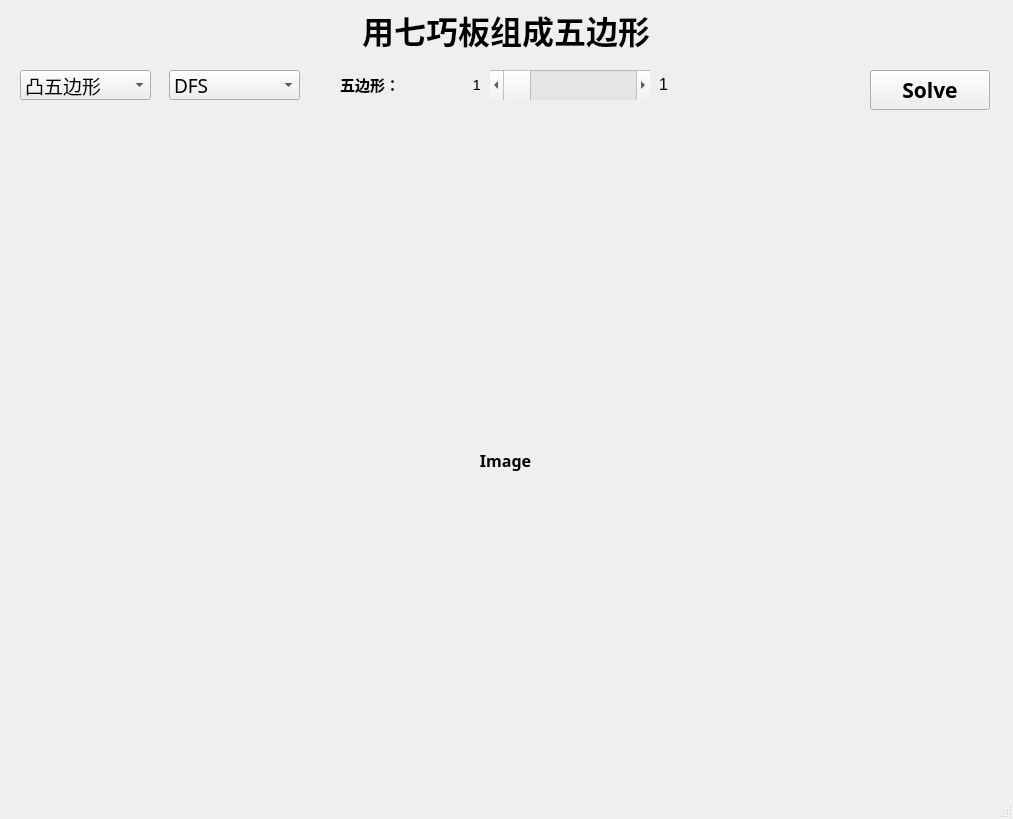
<?xml version="1.0" encoding="UTF-8"?>
<ui version="4.0">
 <class>MainWindow</class>
 <widget class="QMainWindow" name="MainWindow">
  <property name="geometry">
   <rect>
    <x>0</x>
    <y>0</y>
    <width>1013</width>
    <height>819</height>
   </rect>
  </property>
  <property name="windowTitle">
   <string>MainWindow</string>
  </property>
  <widget class="QWidget" name="centralwidget">
   <widget class="QLabel" name="titleLb">
    <property name="geometry">
     <rect>
      <x>170</x>
      <y>10</y>
      <width>672</width>
      <height>40</height>
     </rect>
    </property>
    <property name="font">
     <font>
      <family>宋体</family>
      <pointsize>24</pointsize>
      <weight>75</weight>
      <bold>true</bold>
     </font>
    </property>
    <property name="text">
     <string>用七巧板组成五边形</string>
    </property>
    <property name="alignment">
     <set>Qt::AlignCenter</set>
    </property>
   </widget>
   <widget class="QComboBox" name="pentagon_typeCB">
    <property name="geometry">
     <rect>
      <x>20</x>
      <y>70</y>
      <width>131</width>
      <height>30</height>
     </rect>
    </property>
    <property name="minimumSize">
     <size>
      <width>0</width>
      <height>0</height>
     </size>
    </property>
    <property name="font">
     <font>
      <family>宋体</family>
      <pointsize>14</pointsize>
     </font>
    </property>
    <property name="currentText">
     <string>凸五边形</string>
    </property>
    <property name="currentIndex">
     <number>0</number>
    </property>
    <item>
     <property name="text">
      <string>凸五边形</string>
     </property>
    </item>
    <item>
     <property name="text">
      <string>凹五边形</string>
     </property>
    </item>
   </widget>
   <widget class="QComboBox" name="search_methodCB">
    <property name="geometry">
     <rect>
      <x>169</x>
      <y>70</y>
      <width>131</width>
      <height>30</height>
     </rect>
    </property>
    <property name="font">
     <font>
      <family>宋体</family>
      <pointsize>14</pointsize>
     </font>
    </property>
    <property name="currentText">
     <string>DFS</string>
    </property>
    <property name="currentIndex">
     <number>0</number>
    </property>
    <item>
     <property name="text">
      <string>DFS</string>
     </property>
    </item>
    <item>
     <property name="text">
      <string>BFS</string>
     </property>
    </item>
    <item>
     <property name="text">
      <string>Greedy</string>
     </property>
    </item>
   </widget>
   <widget class="QLabel" name="imageLb">
    <property name="geometry">
     <rect>
      <x>20</x>
      <y>120</y>
      <width>971</width>
      <height>681</height>
     </rect>
    </property>
    <property name="minimumSize">
     <size>
      <width>620</width>
      <height>620</height>
     </size>
    </property>
    <property name="font">
     <font>
      <family>宋体</family>
      <pointsize>48</pointsize>
     </font>
    </property>
    <property name="text">
     <string>&lt;html&gt;&lt;head/&gt;&lt;body&gt;&lt;p&gt;&lt;span style=&quot; font-size:12pt; font-weight:600;&quot;&gt;Image&lt;/span&gt;&lt;/p&gt;&lt;/body&gt;&lt;/html&gt;</string>
    </property>
    <property name="alignment">
     <set>Qt::AlignCenter</set>
    </property>
   </widget>
   <widget class="QPushButton" name="solveBtn">
    <property name="geometry">
     <rect>
      <x>870</x>
      <y>70</y>
      <width>120</width>
      <height>40</height>
     </rect>
    </property>
    <property name="minimumSize">
     <size>
      <width>120</width>
      <height>40</height>
     </size>
    </property>
    <property name="font">
     <font>
      <family>宋体</family>
      <pointsize>16</pointsize>
      <weight>75</weight>
      <bold>true</bold>
     </font>
    </property>
    <property name="text">
     <string>Solve</string>
    </property>
   </widget>
   <widget class="QLabel" name="label">
    <property name="geometry">
     <rect>
      <x>340</x>
      <y>70</y>
      <width>60</width>
      <height>30</height>
     </rect>
    </property>
    <property name="text">
     <string>&lt;html&gt;&lt;head/&gt;&lt;body&gt;&lt;p align=&quot;center&quot;&gt;&lt;span style=&quot; font-size:11pt; font-weight:600;&quot;&gt;五边形：&lt;/span&gt;&lt;/p&gt;&lt;/body&gt;&lt;/html&gt;</string>
    </property>
    <property name="textFormat">
     <enum>Qt::AutoText</enum>
    </property>
    <property name="alignment">
     <set>Qt::AlignCenter</set>
    </property>
   </widget>
   <widget class="QScrollBar" name="horizontalScrollBar">
    <property name="geometry">
     <rect>
      <x>490</x>
      <y>70</y>
      <width>160</width>
      <height>30</height>
     </rect>
    </property>
    <property name="orientation">
     <enum>Qt::Horizontal</enum>
    </property>
   </widget>
   <widget class="QLabel" name="image_index">
    <property name="geometry">
     <rect>
      <x>430</x>
      <y>70</y>
      <width>51</width>
      <height>30</height>
     </rect>
    </property>
    <property name="text">
     <string>&lt;html&gt;&lt;head/&gt;&lt;body&gt;&lt;p align=&quot;right&quot;&gt;&lt;span style=&quot; font-size:11pt;&quot;&gt;1&lt;/span&gt;&lt;/p&gt;&lt;/body&gt;&lt;/html&gt;</string>
    </property>
    <property name="alignment">
     <set>Qt::AlignCenter</set>
    </property>
   </widget>
   <widget class="QLabel" name="image_count">
    <property name="geometry">
     <rect>
      <x>659</x>
      <y>70</y>
      <width>51</width>
      <height>30</height>
     </rect>
    </property>
    <property name="text">
     <string>&lt;html&gt;&lt;head/&gt;&lt;body&gt;&lt;p&gt;&lt;span style=&quot; font-size:12pt;&quot;&gt;1&lt;/span&gt;&lt;/p&gt;&lt;/body&gt;&lt;/html&gt;</string>
    </property>
   </widget>
  </widget>
  <widget class="QStatusBar" name="statusbar"/>
 </widget>
 <resources/>
 <connections/>
</ui>
